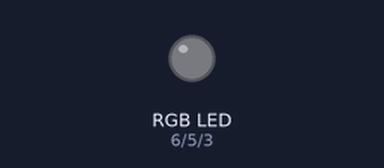
A sketch run on a simulated Arduino Uno, built with avr-gcc and run on an emulated ATmega328P. Parts: an RGB LED mixed from three pins (HIGH = lit). Dim RGB values are drawn brighter than linear.

Above: at 0.15 s.
At 20.06 s:
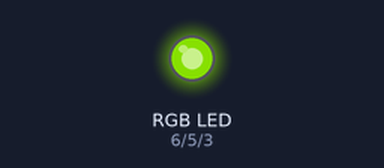
Timing chart, 0 to 20.0 s (numbered marks = the images above):
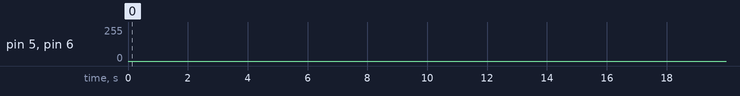

The sketch:

zad3.ino
```cpp
#define LED_RED 6
#define LED_GREEN 5
#define LED_BLUE 3

#define RED_BUTTON 2
#define GREEN_BUTTON 4

int red = 255;
int blue = 0;
int green = 0;


void setup()
{
}


void setColor(int R, int G, int B) {
  	analogWrite(LED_RED,   R);
  	analogWrite(LED_GREEN, G);
  	analogWrite(LED_BLUE,  B);
}


void loop()
{
	#define delayTime 5

	for(int i = 0; i < 255; i += 1)
	{
  		red -= 1;
  		green+= 1;
  		setColor(red, green, blue);
  		delay(delayTime);
	}

    red = 0;
    green = 255;
    blue = 0;

    for(int i = 0; i < 255; i += 1)
    {
      green -= 1;
      blue += 1;
      setColor(red, green, blue);
      delay(delayTime);
    }

    red = 0;
    green = 0;
    blue = 255;

    for(int i = 0; i < 255; i += 1)
    {
      blue -= 1;
      red += 1;
      setColor(red, green, blue);
      delay(delayTime);
    }
}
```
